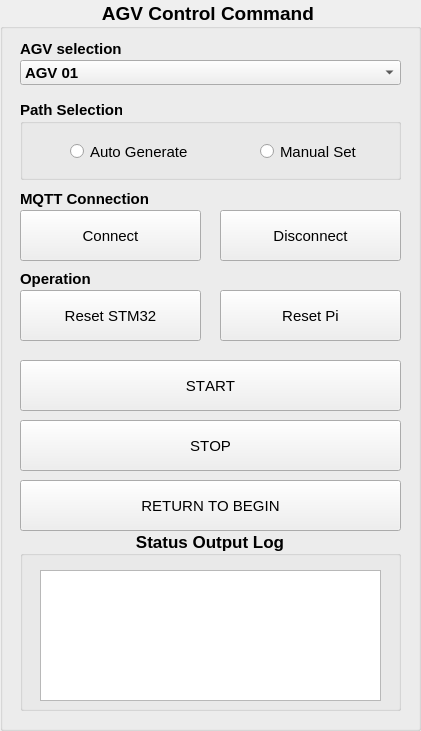
   <widget class="QGroupBox" name="groupBox_5">
    <property name="geometry">
     <rect>
      <x>1050</x>
      <y>20</y>
      <width>421</width>
      <height>731</height>
     </rect>
    </property>
    <property name="font">
     <font>
      <pointsize>14</pointsize>
      <weight>75</weight>
      <bold>true</bold>
      <kerning>false</kerning>
     </font>
    </property>
    <property name="title">
     <string>AGV Control Command </string>
    </property>
    <property name="alignment">
     <set>Qt::AlignCenter</set>
    </property>
    <widget class="QPushButton" name="pushButton">
     <property name="geometry">
      <rect>
       <x>20</x>
       <y>290</y>
       <width>181</width>
       <height>51</height>
      </rect>
     </property>
     <property name="font">
      <font>
       <pointsize>11</pointsize>
       <weight>50</weight>
       <bold>false</bold>
       <kerning>false</kerning>
      </font>
     </property>
     <property name="text">
      <string>Reset STM32</string>
     </property>
    </widget>
    <widget class="QComboBox" name="comboBox">
     <property name="geometry">
      <rect>
       <x>20</x>
       <y>60</y>
       <width>381</width>
       <height>25</height>
      </rect>
     </property>
     <property name="font">
      <font>
       <pointsize>11</pointsize>
       <weight>75</weight>
       <bold>true</bold>
       <kerning>false</kerning>
      </font>
     </property>
     <item>
      <property name="text">
       <string>AGV 01</string>
      </property>
     </item>
     <item>
      <property name="text">
       <string>AGV 02</string>
      </property>
     </item>
     <item>
      <property name="text">
       <string>AGV 03</string>
      </property>
     </item>
    </widget>
    <widget class="QLabel" name="label">
     <property name="geometry">
      <rect>
       <x>20</x>
       <y>40</y>
       <width>141</width>
       <height>17</height>
      </rect>
     </property>
     <property name="font">
      <font>
       <pointsize>11</pointsize>
       <weight>75</weight>
       <bold>true</bold>
       <kerning>false</kerning>
      </font>
     </property>
     <property name="text">
      <string>AGV selection</string>
     </property>
    </widget>
    <widget class="QPushButton" name="pushButton_2">
     <property name="geometry">
      <rect>
       <x>220</x>
       <y>290</y>
       <width>181</width>
       <height>51</height>
      </rect>
     </property>
     <property name="font">
      <font>
       <pointsize>11</pointsize>
       <weight>50</weight>
       <bold>false</bold>
       <kerning>false</kerning>
      </font>
     </property>
     <property name="text">
      <string>Reset Pi</string>
     </property>
    </widget>
    <widget class="QPushButton" name="pushButton_3">
     <property name="geometry">
      <rect>
       <x>20</x>
       <y>360</y>
       <width>381</width>
       <height>51</height>
      </rect>
     </property>
     <property name="font">
      <font>
       <pointsize>11</pointsize>
       <weight>50</weight>
       <bold>false</bold>
       <kerning>false</kerning>
      </font>
     </property>
     <property name="text">
      <string>START</string>
     </property>
    </widget>
    <widget class="QPushButton" name="pushButton_4">
     <property name="geometry">
      <rect>
       <x>20</x>
       <y>420</y>
       <width>381</width>
       <height>51</height>
      </rect>
     </property>
     <property name="font">
      <font>
       <pointsize>11</pointsize>
       <weight>50</weight>
       <bold>false</bold>
       <kerning>false</kerning>
      </font>
     </property>
     <property name="text">
      <string>STOP</string>
     </property>
    </widget>
    <widget class="QLabel" name="label_2">
     <property name="geometry">
      <rect>
       <x>20</x>
       <y>270</y>
       <width>141</width>
       <height>17</height>
      </rect>
     </property>
     <property name="font">
      <font>
       <pointsize>11</pointsize>
       <weight>75</weight>
       <bold>true</bold>
       <kerning>false</kerning>
      </font>
     </property>
     <property name="text">
      <string>Operation</string>
     </property>
    </widget>
    <widget class="QPushButton" name="pushButton_5">
     <property name="geometry">
      <rect>
       <x>20</x>
       <y>480</y>
       <width>381</width>
       <height>51</height>
      </rect>
     </property>
     <property name="font">
      <font>
       <pointsize>11</pointsize>
       <weight>50</weight>
       <bold>false</bold>
       <kerning>false</kerning>
      </font>
     </property>
     <property name="text">
      <string>RETURN TO BEGIN</string>
     </property>
    </widget>
    <widget class="QLabel" name="label_4">
     <property name="geometry">
      <rect>
       <x>20</x>
       <y>190</y>
       <width>141</width>
       <height>17</height>
      </rect>
     </property>
     <property name="font">
      <font>
       <pointsize>11</pointsize>
       <weight>75</weight>
       <bold>true</bold>
       <kerning>false</kerning>
      </font>
     </property>
     <property name="text">
      <string>MQTT Connection</string>
     </property>
    </widget>
    <widget class="QPushButton" name="pushButton_7">
     <property name="geometry">
      <rect>
       <x>20</x>
       <y>210</y>
       <width>181</width>
       <height>51</height>
      </rect>
     </property>
     <property name="font">
      <font>
       <pointsize>11</pointsize>
       <weight>50</weight>
       <bold>false</bold>
       <kerning>false</kerning>
      </font>
     </property>
     <property name="text">
      <string>Connect</string>
     </property>
    </widget>
    <widget class="QPushButton" name="pushButton_8">
     <property name="geometry">
      <rect>
       <x>220</x>
       <y>210</y>
       <width>181</width>
       <height>51</height>
      </rect>
     </property>
     <property name="font">
      <font>
       <pointsize>11</pointsize>
       <weight>50</weight>
       <bold>false</bold>
       <kerning>false</kerning>
      </font>
     </property>
     <property name="text">
      <string>Disconnect</string>
     </property>
    </widget>
    <widget class="QGroupBox" name="groupBox_6">
     <property name="geometry">
      <rect>
       <x>20</x>
       <y>530</y>
       <width>381</width>
       <height>181</height>
      </rect>
     </property>
     <property name="font">
      <font>
       <pointsize>13</pointsize>
       <weight>75</weight>
       <bold>true</bold>
       <kerning>false</kerning>
      </font>
     </property>
     <property name="title">
      <string>Status Output Log</string>
     </property>
     <property name="alignment">
      <set>Qt::AlignCenter</set>
     </property>
     <widget class="QTextBrowser" name="textBrowser_3">
      <property name="geometry">
       <rect>
        <x>20</x>
        <y>40</y>
        <width>341</width>
        <height>131</height>
       </rect>
      </property>
     </widget>
    </widget>
    <widget class="QGroupBox" name="groupBox_7">
     <property name="geometry">
      <rect>
       <x>20</x>
       <y>100</y>
       <width>381</width>
       <height>80</height>
      </rect>
     </property>
     <property name="font">
      <font>
       <pointsize>11</pointsize>
       <weight>75</weight>
       <bold>true</bold>
       <kerning>false</kerning>
      </font>
     </property>
     <property name="title">
      <string>Path Selection</string>
     </property>
     <widget class="QRadioButton" name="radioButton_2">
      <property name="geometry">
       <rect>
        <x>240</x>
        <y>40</y>
        <width>112</width>
        <height>23</height>
       </rect>
      </property>
      <property name="font">
       <font>
        <pointsize>11</pointsize>
        <weight>50</weight>
        <bold>false</bold>
        <kerning>false</kerning>
       </font>
      </property>
      <property name="text">
       <string>Manual Set</string>
      </property>
     </widget>
     <widget class="QRadioButton" name="radioButton">
      <property name="geometry">
       <rect>
        <x>50</x>
        <y>40</y>
        <width>131</width>
        <height>23</height>
       </rect>
      </property>
      <property name="font">
       <font>
        <pointsize>11</pointsize>
        <weight>50</weight>
        <bold>false</bold>
        <kerning>false</kerning>
       </font>
      </property>
      <property name="text">
       <string>Auto Generate</string>
      </property>
     </widget>
    </widget>
   </widget>
